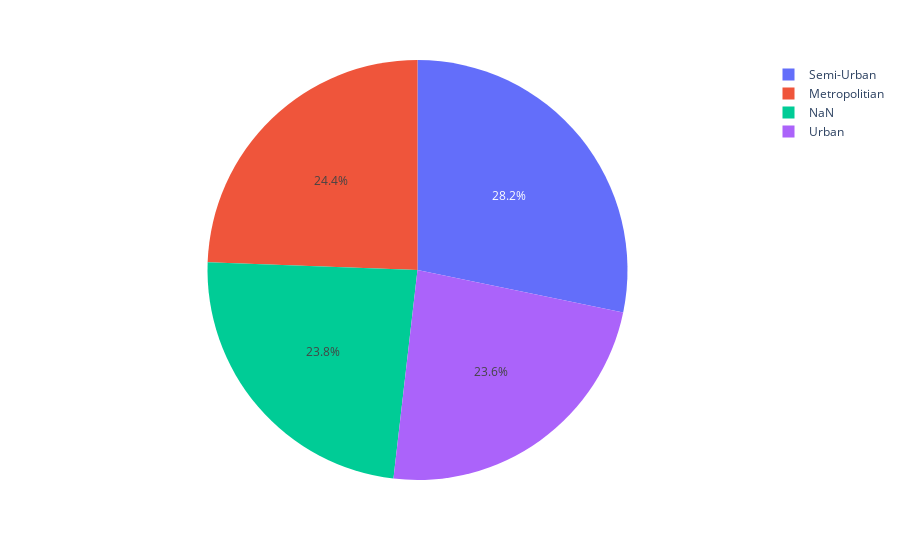

Notebook source saved alongside this figure:
### Code cell
# gráfico
px.pie( entregadores_cidade, values='Delivery_person_Age', names='City' )

### Figure 1 — Plotly figure (JSON) as saved in the notebook; plotly's stock layout.template omitted (floating-point values rounded to 4 significant figures)
{"data": [{"domain": {"x": [0, 1], "y": [0, 1]}, "hovertemplate": "City=%{label}<br>Delivery_person_Age=%{value}<extra></extra>", "labels": ["Metropolitian", "NaN", "Semi-Urban", "Urban"], "legendgroup": "", "name": "", "showlegend": true, "type": "pie", "values": [29.69, 28.88, 34.33, 28.68]}], "layout": {"autosize": true, "legend": {"tracegroupgap": 0}, "margin": {"t": 60}}}
